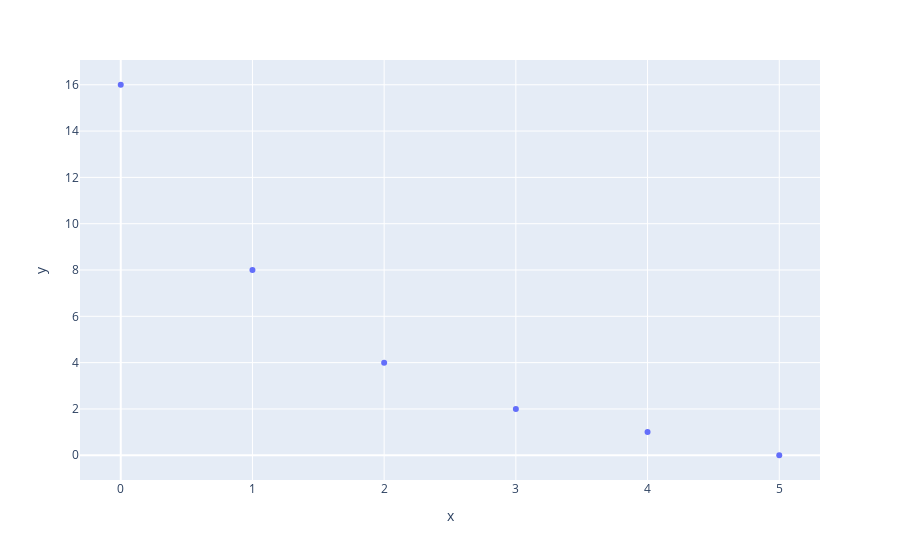

The cell this chart's notebook holds for it:
### Code cell
import plotly.express as px

fig = px.scatter(x = [0, 1, 2, 3, 4, 5],
                 y = [16, 8, 4, 2, 1, 0])

# Alternativa: datos desde un data frame de pandas
# import pandas as pd
# df = pd.DataFrame({'x': [0, 1, 2, 3, 4, 5],
#                    'y': [16, 8, 4, 2, 1, 0]})

# Gráfico de dispersión a partir de un data frame de pandas
# fig = px.scatter(df, x = "x", y = "y")

fig.show()

### Figure 1 — Plotly figure (JSON) as saved in the notebook; plotly's stock layout.template omitted (floating-point values rounded to 4 significant figures)
{"data": [{"hovertemplate": "x=%{x}<br>y=%{y}<extra></extra>", "legendgroup": "", "marker": {"color": "#636efa", "symbol": "circle"}, "mode": "markers", "name": "", "orientation": "v", "showlegend": false, "type": "scatter", "x": [0, 1, 2, 3, 4, 5], "xaxis": "x", "y": [16, 8, 4, 2, 1, 0], "yaxis": "y"}], "layout": {"legend": {"tracegroupgap": 0}, "margin": {"t": 60}, "xaxis": {"anchor": "y", "domain": [0, 1], "title": {"text": "x"}}, "yaxis": {"anchor": "x", "domain": [0, 1], "title": {"text": "y"}}}}
